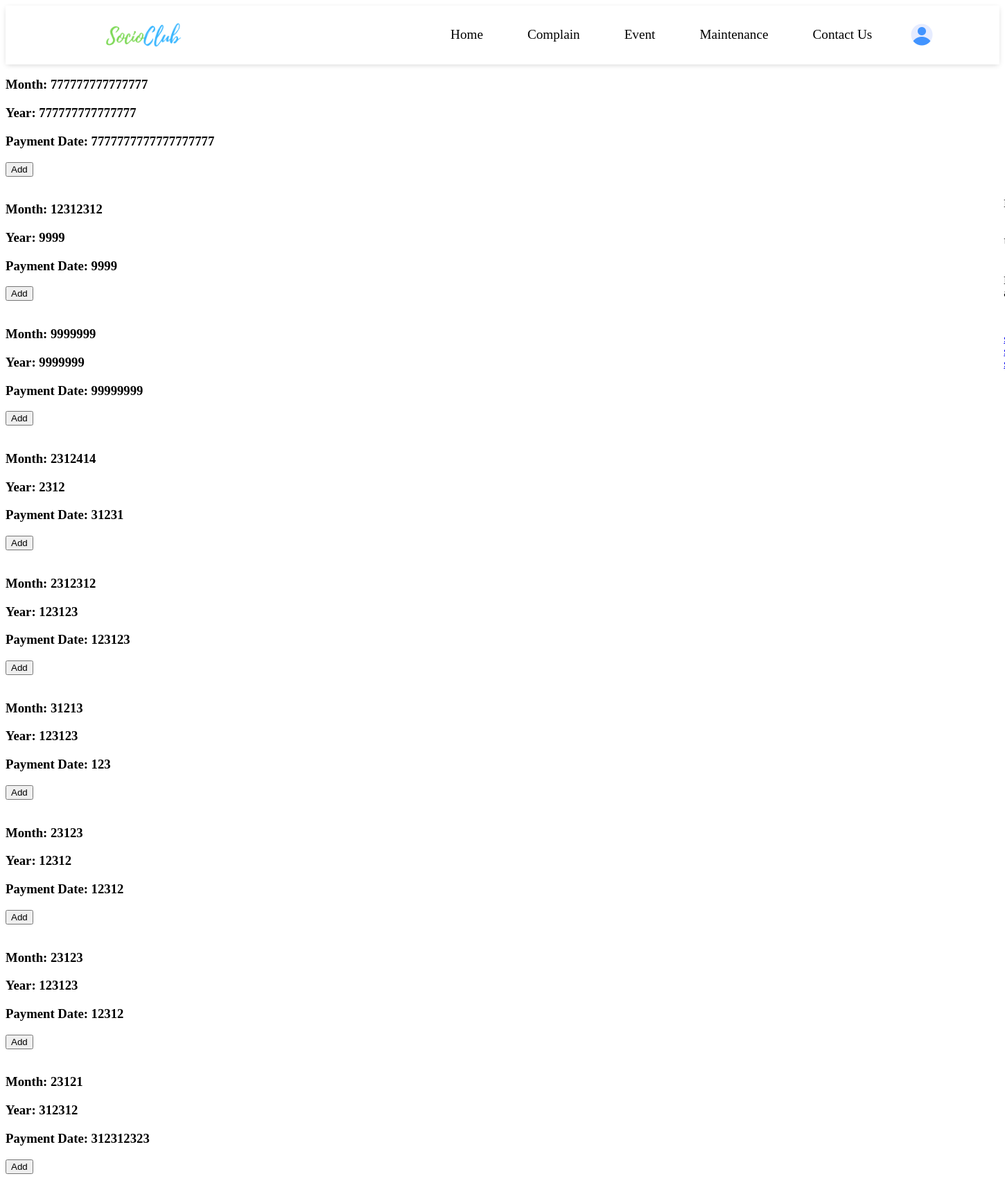
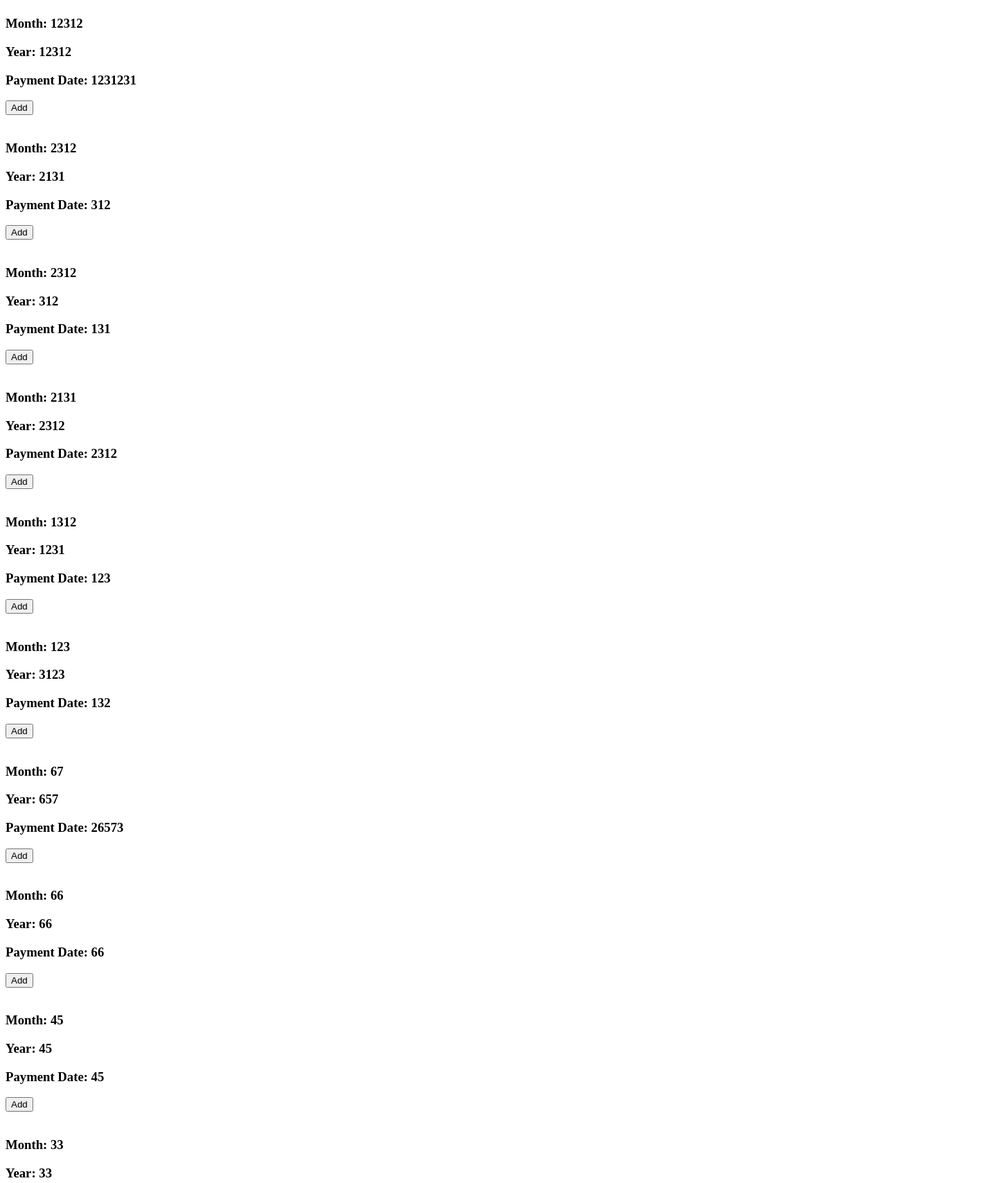
/test/ (signed in, upper part), run on the app's committed database (2 pictures, top to bottom).
### user_data/models.py (models this page shows, shortened)
class Maintenance(models.Model):
    maintenance_user = models.ForeignKey(User, on_delete=models.CASCADE)
    maintenance_month = models.IntegerField()
    maintenance_year = models.IntegerField()
    payment_date = models.CharField(null=True, max_length=15)

### SocioClub/views.py (the view)
# urls.py: path('test/', views.test , name = "test"),
def test(request):
    maintenance_data = Maintenance.objects.filter(maintenance_user = request.user).order_by('-maintenance_month')
    return render(request, "test.html", {'maintenance_data': maintenance_data})

### templates/test.html (shortened to what this page needs)
{% extends "base.html" %}
{% block mainblock %}
{% for m in maintenance_data %}
<h3 id="{{m.maintenance_month}}">Month: {{m.maintenance_month}}</h3>
<h3 id="{{m.maintenance_year}}">Year: {{m.maintenance_year}}</h3>
{% if m.payment_date == "" %}
<h3 id="{{m.payment_date}}">Payment Date: Not Paid</h3>
{% else %}
<h3 id="{{m.payment_date}}">Payment Date: {{m.payment_date}}</h3>
{% endif %}
<button onclick="func({{m.maintenance_month}}, {{m.maintenance_year}}, {{m.payment_date}})">Add</button>
<br><br>
{% endfor %}
{% endblock %}

### static/css/nav.css (style rules this page uses)
body { overflow: hidden; }

### data on the page
Maintenance: maintenance_month "777777777777777", maintenance_year "777777777777777", payment_date "7777777777777777777"
Maintenance: maintenance_month "12312312", maintenance_year "9999", payment_date "9999"
Maintenance: maintenance_month "9999999", maintenance_year "9999999", payment_date "99999999"
Maintenance: maintenance_month "2312414", maintenance_year "2312", payment_date "31231"
Maintenance: maintenance_month "2312312", maintenance_year "123123", payment_date "123123"
Maintenance: maintenance_month "31213", maintenance_year "123123", payment_date "123"
Maintenance: maintenance_month "23123", maintenance_year "12312", payment_date "12312"
Maintenance: maintenance_month "23123", maintenance_year "123123", payment_date "12312"
Maintenance: maintenance_month "23121", maintenance_year "312312", payment_date "312312323"
Maintenance: maintenance_month "12312", maintenance_year "12312", payment_date "1231231"
Maintenance: maintenance_month "2312", maintenance_year "2131", payment_date "312"
Maintenance: maintenance_month "2312", maintenance_year "312", payment_date "131"
Maintenance: maintenance_month "2131", maintenance_year "2312", payment_date "2312"
Maintenance: maintenance_month "1312", maintenance_year "1231", payment_date "123"
Maintenance: maintenance_month "123", maintenance_year "3123", payment_date "132"
Maintenance: maintenance_month "67", maintenance_year "657", payment_date "26573"
Maintenance: maintenance_month "66", maintenance_year "66", payment_date "66"
Maintenance: maintenance_month "45", maintenance_year "45", payment_date "45"
Maintenance: maintenance_month "33", maintenance_year "33"
